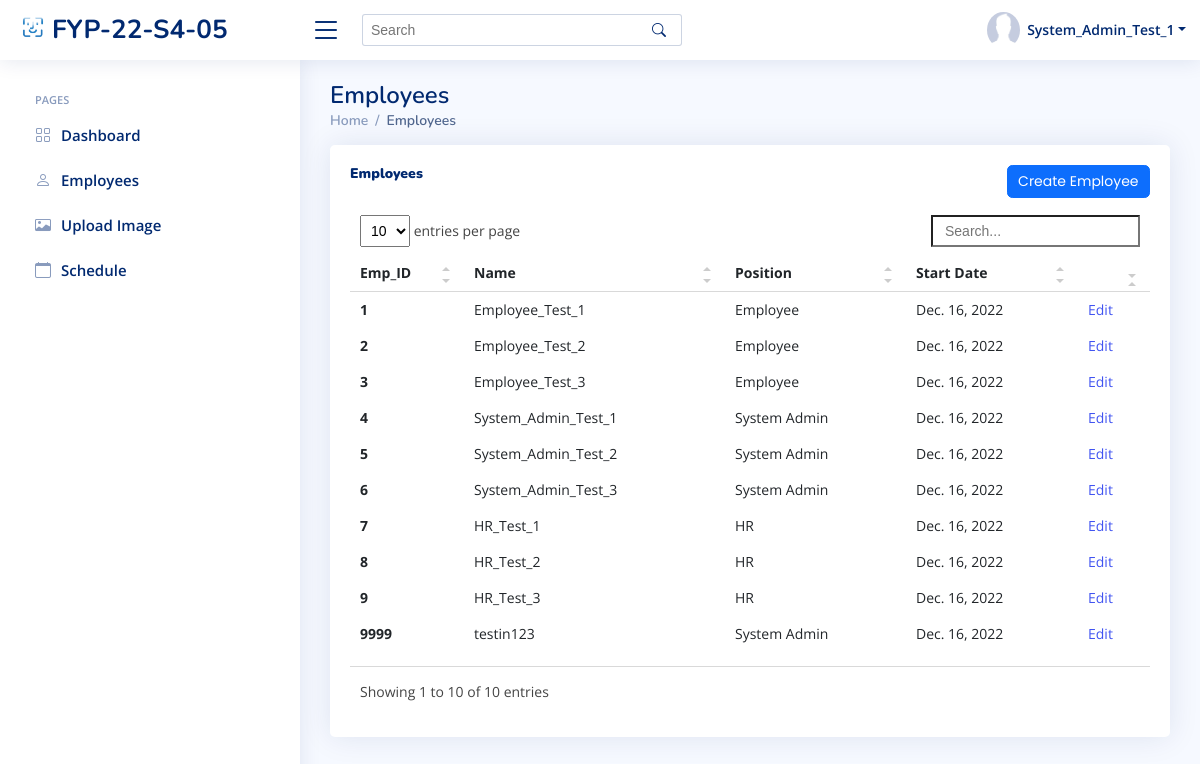
Before: /sys_admin/view_employees/ (signed in) with the older database file.
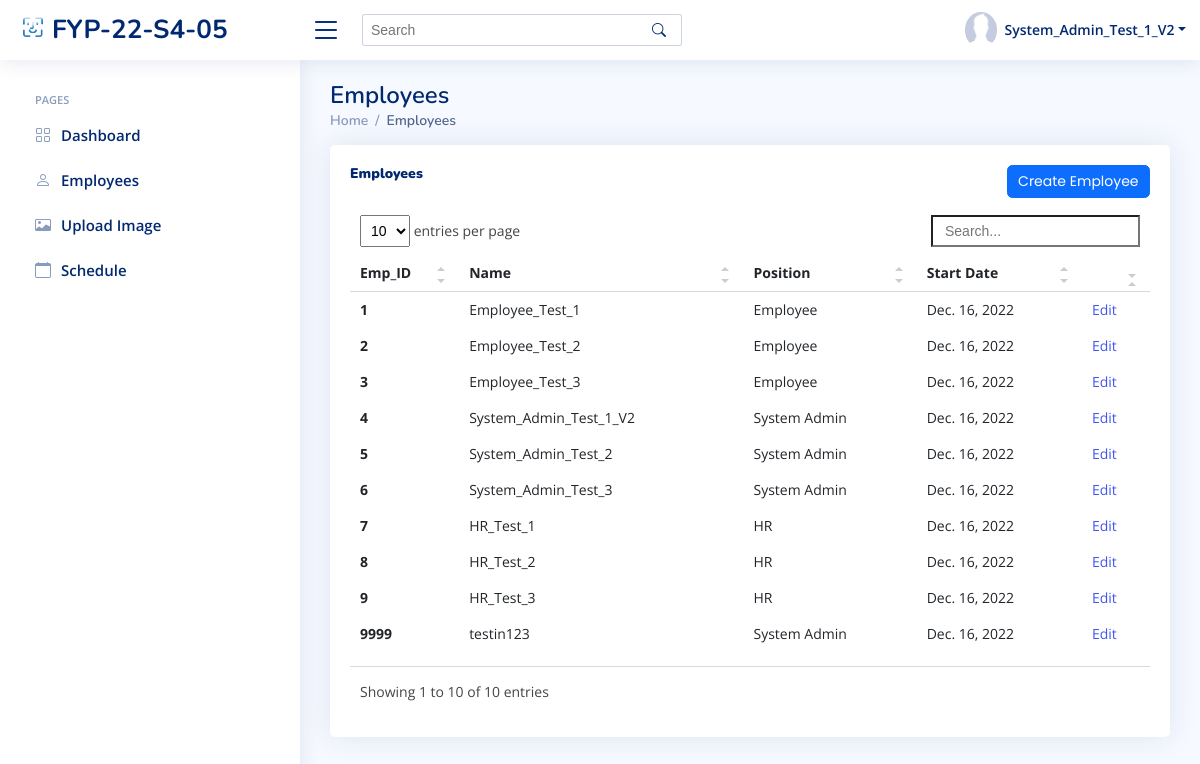
After: the same page with the newer database file.
### index/models.py (models this page shows, shortened)
class Employee(models.Model):
	Employee_ID = models.IntegerField(primary_key=True)
	Full_Name = models.CharField(max_length=100)
	Phone_Number = models.CharField(max_length=100)
	Email_Address = models.EmailField()
	Role = models.ForeignKey(Role, on_delete=models.CASCADE)
	Profile_Image = models.ImageField(default='profile_pics/default.jpg', upload_to='profile_pics')
	Password = models.CharField(max_length=256)
	Start_Date = models.DateField(auto_now_add=True)

class Role(models.Model):
	Role_ID = models.IntegerField(primary_key=True)
	Role_Name = models.CharField(max_length=100)

### index/views/sys_admin.py (the view)
# urls.py: path('sys_admin/view_employees/', sys_admin.sys_admin_view_employees, name='sys_admin_view_employees'),
def sys_admin_view_employees(request):
	currentEmployee = Employee.objects.get(Employee_ID=request.session['Employee_ID'])
	allEmployees = Employee.objects.all()
	context={
		'Employee_ID' : currentEmployee.Employee_ID,
		'Full_Name' : currentEmployee.Full_Name,
		'Role' : currentEmployee.Role.Role_Name,
		'PFP' : currentEmployee.Profile_Image.url,
		'Employees' : allEmployees,
	}
	return render(request, 'sys_admin/sys_admin_view_employees.html', context)

### templates/sys_admin/sys_admin_view_employees.html (shortened to what this page needs)
{% extends "index/base.html" %}
{% load static %}
{% block content %}
{% include 'sys_admin/sys_admin_base.html' %}
  <main id="main" class="main">
    <div class="pagetitle">
      <h1>Employees</h1>
      <nav>
        <ol class="breadcrumb">
          <li class="breadcrumb-item"><a href="{% url 'sys_admin_home' %}">Home</a></li>
          <li class="breadcrumb-item active">Employees</li>
        </ol>
      </nav>
    </div>
    <section class="section">
      <div class="row">
        <div class="col-lg-12">
          <div class="card recent-sales overflow-auto">
            <div class="card-body">
              <div class="col-lg-12 align-items-center justify-content-center card-title">
                <h5 class="float-start"><b>Employees</b></h5>
                <a href="{% url 'sys_admin_create_user' %}" class="btn btn-primary float-end">Create Employee</a>
                <br>
              </div>
              <table class="table table-borderless datatable">
                <thead>
                  <tr>
                    <th scope="col">Emp_ID</th>
                    <th scope="col">Name</th>
                    <th scope="col">Position</th>
                    <th scope="col">Start Date</th>
                    <th scope="col"></th>
                  </tr>
                </thead>
                <tbody>
                  {% for employee in Employees %}
                    <tr>
                      <th scope="row">{{ employee.Employee_ID }}</th>
                      <td>{{ employee.Full_Name }}</td>
                      <td>{{ employee.Role.Role_Name }}</td>
                      <td>{{ employee.Start_Date }}</td>
                      <td><a href="edit/{{ employee.Employee_ID }}">Edit</a></td>
                    </tr>
                  {% endfor %}
                </tbody>
              </table>
            </div>
          </div>
        </div>
      </div>
    </section>
  </main>
{% endblock content %}

### templates/sys_admin/sys_admin_base.html (shortened to what this page needs)
{% load static %}
  <header id="header" class="header fixed-top d-flex align-items-center">
    <div class="d-flex align-items-center justify-content-between">
      <a href="{% url 'sys_admin_home' %}" class="logo d-flex align-items-center">
        <img src="{% static 'assets/img/logo.png' %}" alt="">
        <span class="d-none d-lg-block">FYP-22-S4-05</span>
      </a>
      <i class="bi bi-list toggle-sidebar-btn"></i>
    </div>
    <div class="search-bar">
      <form class="search-form d-flex align-items-center" method="POST" action="#">
        <input type="text" name="query" placeholder="Search" title="Enter search keyword">
        <button type="submit" title="Search"><i class="bi bi-search"></i></button>
      </form>
    </div>
    <nav class="header-nav ms-auto">
      <ul class="d-flex align-items-center">
        <li class="nav-item dropdown pe-3">
          <a class="nav-link nav-profile d-flex align-items-center pe-0" href="#" data-bs-toggle="dropdown">
            <img src="{{ PFP }}" alt="Profile" class="rounded-circle">
            <span class="d-none d-md-block dropdown-toggle ps-2">{{ Full_Name }}</span>
          </a>
        </li>
      </ul>
    </nav>
  </header>
  <aside id="sidebar" class="sidebar">
    <ul class="sidebar-nav" id="sidebar-nav">
      <li class="nav-heading">Pages</li>
      <li class="nav-item">
        <a class="nav-link collapsed" href="{% url 'sys_admin_home' %}">
          <i class="bi bi-grid"></i>
          <span>Dashboard</span>
        </a>
      </li>
      <li class="nav-item">
        <a class="nav-link collapsed" href="{% url 'sys_admin_view_employees' %}">
          <i class="bi bi-person"></i>
          <span>Employees</span>
        </a>
      </li>
      <li class="nav-item">
        <a class="nav-link collapsed" href="{% url 'sys_admin_upload_img' %}">
          <i class="bi bi-card-image"></i>
          <span>Upload Image</span>
        </a>
      </li>
      <li class="nav-item">
        <a class="nav-link collapsed" href="{% url 'sys_admin_schedule' %}">
          <i class="bi bi-calendar"></i>
          <span>Schedule</span>
        </a>
      </li>
  </aside>

Changed rows visible on the page:
changed Employee id 4: Full_Name "System_Admin_Test_1" → "System_Admin_Test_1_V2"
